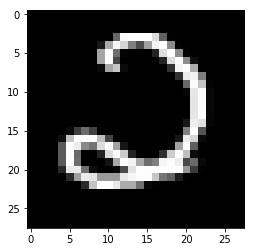
#> input picture AI手写体数字识别/handwrittenNumber_3.png, 255 x 252 px
$ jupyter execute --allow-errors 'AI手写体数字识别.ipynb'
#> lines starting #> are read from the running program, lines starting #| are printed output that depends on the picture
# 基于sklearn的多层神经网络算法及应用

sklearn.neural_network.MLPClassifier(hidden_layer_sizes=(100), activation='relu', *, solver='adam', alpha=0.0001, batch_size='auto', learning_rate='constant', learning_rate_init=0.001, power_t=0.5, max_iter=200, shuffle=True, random_state=None, tol=0.0001, verbose=False, warm_start=False, momentum=0.9, nesterovs_momentum=True, early_stopping=False, validation_fraction=0.1, beta_1=0.9, beta_2=0.999, epsilon=1e-08, n_iter_no_change=10, max_fun=15000)

https://scikit-learn.org.cn/view/713.html

https://scikit-learn.org/stable/modules/generated/sklearn.neural_network.MLPClassifier.html

[cell 1]
import numpy as np
from sklearn.datasets import fetch_openml
from sklearn.model_selection import train_test_split

#====数据准备====#
#> (the rest of this cell did not finish here and is left out)

# 模型应用：AI手写体数字识别

[cell 2]
import numpy as np                  # python基本库，用于科学计算
import matplotlib.pyplot as plt     # python的绘图库
# 测试集样本验证
imageNo = 0
#> (the rest of this cell did not finish here and is left out)

[cell 3]
# 新导入样本测试
from PIL import Image
print('实际手写体数字图片为:\n')
image = Image.open('handwrittenNumber_3.png').convert('F')
plt.imshow(image)
image = image.resize((28,28))
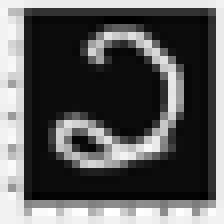
#> image: PIL image 28x28 F (shown 8 times larger); min -15.24, max 270.4, mean 87.2; drawn with min black and max white
#> (the rest of this cell did not finish here and is left out)
